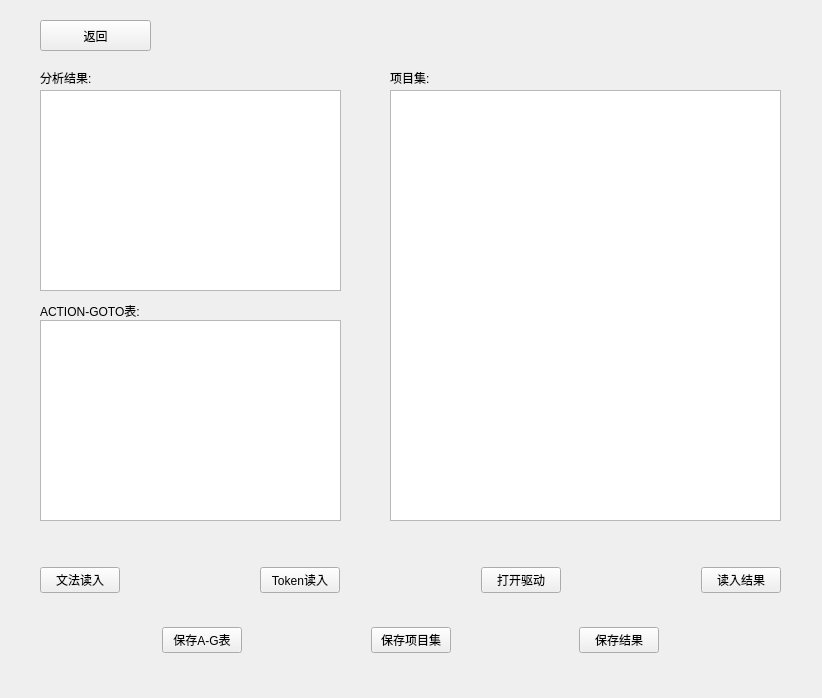
<?xml version="1.0" encoding="UTF-8"?>
<ui version="4.0">
 <class>Parser</class>
 <widget class="QWidget" name="Parser">
  <property name="geometry">
   <rect>
    <x>0</x>
    <y>0</y>
    <width>822</width>
    <height>698</height>
   </rect>
  </property>
  <property name="windowTitle">
   <string>Form</string>
  </property>
  <widget class="QPushButton" name="fanhui">
   <property name="geometry">
    <rect>
     <x>40</x>
     <y>20</y>
     <width>111</width>
     <height>31</height>
    </rect>
   </property>
   <property name="text">
    <string>返回</string>
   </property>
  </widget>
  <widget class="QTextBrowser" name="jieguo">
   <property name="geometry">
    <rect>
     <x>40</x>
     <y>90</y>
     <width>301</width>
     <height>201</height>
    </rect>
   </property>
  </widget>
  <widget class="QTextBrowser" name="agtable">
   <property name="geometry">
    <rect>
     <x>40</x>
     <y>320</y>
     <width>301</width>
     <height>201</height>
    </rect>
   </property>
  </widget>
  <widget class="QTextBrowser" name="pstable">
   <property name="geometry">
    <rect>
     <x>390</x>
     <y>90</y>
     <width>391</width>
     <height>431</height>
    </rect>
   </property>
  </widget>
  <widget class="QLabel" name="label">
   <property name="geometry">
    <rect>
     <x>40</x>
     <y>70</y>
     <width>72</width>
     <height>15</height>
    </rect>
   </property>
   <property name="text">
    <string>分析结果:</string>
   </property>
  </widget>
  <widget class="QLabel" name="label_2">
   <property name="geometry">
    <rect>
     <x>40</x>
     <y>300</y>
     <width>111</width>
     <height>21</height>
    </rect>
   </property>
   <property name="text">
    <string>ACTION-GOTO表:</string>
   </property>
  </widget>
  <widget class="QLabel" name="label_3">
   <property name="geometry">
    <rect>
     <x>390</x>
     <y>70</y>
     <width>72</width>
     <height>15</height>
    </rect>
   </property>
   <property name="text">
    <string>项目集:</string>
   </property>
  </widget>
  <widget class="QWidget" name="widget" native="true">
   <property name="geometry">
    <rect>
     <x>40</x>
     <y>550</y>
     <width>741</width>
     <height>61</height>
    </rect>
   </property>
   <layout class="QHBoxLayout" name="horizontalLayout">
    <item>
     <widget class="QPushButton" name="wenfa">
      <property name="text">
       <string>文法读入</string>
      </property>
     </widget>
    </item>
    <item>
     <spacer name="horizontalSpacer_2">
      <property name="orientation">
       <enum>Qt::Horizontal</enum>
      </property>
      <property name="sizeHint" stdset="0">
       <size>
        <width>96</width>
        <height>20</height>
       </size>
      </property>
     </spacer>
    </item>
    <item>
     <widget class="QPushButton" name="token">
      <property name="text">
       <string>Token读入</string>
      </property>
     </widget>
    </item>
    <item>
     <spacer name="horizontalSpacer_3">
      <property name="orientation">
       <enum>Qt::Horizontal</enum>
      </property>
      <property name="sizeHint" stdset="0">
       <size>
        <width>97</width>
        <height>20</height>
       </size>
      </property>
     </spacer>
    </item>
    <item>
     <widget class="QPushButton" name="driver">
      <property name="text">
       <string>打开驱动</string>
      </property>
     </widget>
    </item>
    <item>
     <spacer name="horizontalSpacer_4">
      <property name="orientation">
       <enum>Qt::Horizontal</enum>
      </property>
      <property name="sizeHint" stdset="0">
       <size>
        <width>96</width>
        <height>20</height>
       </size>
      </property>
     </spacer>
    </item>
    <item>
     <widget class="QPushButton" name="duru">
      <property name="text">
       <string>读入结果</string>
      </property>
     </widget>
    </item>
   </layout>
  </widget>
  <widget class="QWidget" name="widget_2" native="true">
   <property name="geometry">
    <rect>
     <x>40</x>
     <y>610</y>
     <width>741</width>
     <height>61</height>
    </rect>
   </property>
   <layout class="QHBoxLayout" name="horizontalLayout_2">
    <item>
     <spacer name="horizontalSpacer_5">
      <property name="orientation">
       <enum>Qt::Horizontal</enum>
      </property>
      <property name="sizeHint" stdset="0">
       <size>
        <width>97</width>
        <height>20</height>
       </size>
      </property>
     </spacer>
    </item>
    <item>
     <widget class="QPushButton" name="agsave">
      <property name="text">
       <string>保存A-G表</string>
      </property>
     </widget>
    </item>
    <item>
     <spacer name="horizontalSpacer_6">
      <property name="orientation">
       <enum>Qt::Horizontal</enum>
      </property>
      <property name="sizeHint" stdset="0">
       <size>
        <width>96</width>
        <height>20</height>
       </size>
      </property>
     </spacer>
    </item>
    <item>
     <widget class="QPushButton" name="pssave">
      <property name="text">
       <string>保存项目集</string>
      </property>
     </widget>
    </item>
    <item>
     <spacer name="horizontalSpacer_7">
      <property name="orientation">
       <enum>Qt::Horizontal</enum>
      </property>
      <property name="sizeHint" stdset="0">
       <size>
        <width>97</width>
        <height>20</height>
       </size>
      </property>
     </spacer>
    </item>
    <item>
     <widget class="QPushButton" name="jieguosave">
      <property name="text">
       <string>保存结果</string>
      </property>
     </widget>
    </item>
    <item>
     <spacer name="horizontalSpacer_8">
      <property name="orientation">
       <enum>Qt::Horizontal</enum>
      </property>
      <property name="sizeHint" stdset="0">
       <size>
        <width>96</width>
        <height>20</height>
       </size>
      </property>
     </spacer>
    </item>
   </layout>
  </widget>
 </widget>
 <resources/>
 <connections/>
</ui>
